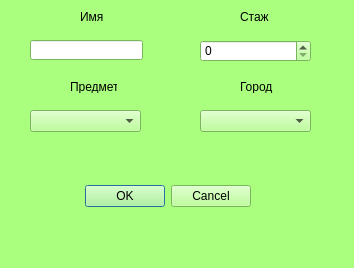
<?xml version="1.0" encoding="UTF-8"?>
<ui version="4.0">
 <class>prepodred</class>
 <widget class="QDialog" name="prepodred">
  <property name="geometry">
   <rect>
    <x>0</x>
    <y>0</y>
    <width>354</width>
    <height>268</height>
   </rect>
  </property>
  <property name="palette">
   <palette>
    <active>
     <colorrole role="WindowText">
      <brush brushstyle="SolidPattern">
       <color alpha="255">
        <red>0</red>
        <green>0</green>
        <blue>0</blue>
       </color>
      </brush>
     </colorrole>
     <colorrole role="Button">
      <brush brushstyle="SolidPattern">
       <color alpha="255">
        <red>170</red>
        <green>255</green>
        <blue>127</blue>
       </color>
      </brush>
     </colorrole>
     <colorrole role="Light">
      <brush brushstyle="SolidPattern">
       <color alpha="255">
        <red>255</red>
        <green>255</green>
        <blue>255</blue>
       </color>
      </brush>
     </colorrole>
     <colorrole role="Midlight">
      <brush brushstyle="SolidPattern">
       <color alpha="255">
        <red>212</red>
        <green>255</green>
        <blue>191</blue>
       </color>
      </brush>
     </colorrole>
     <colorrole role="Dark">
      <brush brushstyle="SolidPattern">
       <color alpha="255">
        <red>85</red>
        <green>127</green>
        <blue>63</blue>
       </color>
      </brush>
     </colorrole>
     <colorrole role="Mid">
      <brush brushstyle="SolidPattern">
       <color alpha="255">
        <red>113</red>
        <green>170</green>
        <blue>84</blue>
       </color>
      </brush>
     </colorrole>
     <colorrole role="Text">
      <brush brushstyle="SolidPattern">
       <color alpha="255">
        <red>0</red>
        <green>0</green>
        <blue>0</blue>
       </color>
      </brush>
     </colorrole>
     <colorrole role="BrightText">
      <brush brushstyle="SolidPattern">
       <color alpha="255">
        <red>255</red>
        <green>255</green>
        <blue>255</blue>
       </color>
      </brush>
     </colorrole>
     <colorrole role="ButtonText">
      <brush brushstyle="SolidPattern">
       <color alpha="255">
        <red>0</red>
        <green>0</green>
        <blue>0</blue>
       </color>
      </brush>
     </colorrole>
     <colorrole role="Base">
      <brush brushstyle="SolidPattern">
       <color alpha="255">
        <red>255</red>
        <green>255</green>
        <blue>255</blue>
       </color>
      </brush>
     </colorrole>
     <colorrole role="Window">
      <brush brushstyle="SolidPattern">
       <color alpha="255">
        <red>170</red>
        <green>255</green>
        <blue>127</blue>
       </color>
      </brush>
     </colorrole>
     <colorrole role="Shadow">
      <brush brushstyle="SolidPattern">
       <color alpha="255">
        <red>0</red>
        <green>0</green>
        <blue>0</blue>
       </color>
      </brush>
     </colorrole>
     <colorrole role="AlternateBase">
      <brush brushstyle="SolidPattern">
       <color alpha="255">
        <red>212</red>
        <green>255</green>
        <blue>191</blue>
       </color>
      </brush>
     </colorrole>
     <colorrole role="ToolTipBase">
      <brush brushstyle="SolidPattern">
       <color alpha="255">
        <red>255</red>
        <green>255</green>
        <blue>220</blue>
       </color>
      </brush>
     </colorrole>
     <colorrole role="ToolTipText">
      <brush brushstyle="SolidPattern">
       <color alpha="255">
        <red>0</red>
        <green>0</green>
        <blue>0</blue>
       </color>
      </brush>
     </colorrole>
    </active>
    <inactive>
     <colorrole role="WindowText">
      <brush brushstyle="SolidPattern">
       <color alpha="255">
        <red>0</red>
        <green>0</green>
        <blue>0</blue>
       </color>
      </brush>
     </colorrole>
     <colorrole role="Button">
      <brush brushstyle="SolidPattern">
       <color alpha="255">
        <red>170</red>
        <green>255</green>
        <blue>127</blue>
       </color>
      </brush>
     </colorrole>
     <colorrole role="Light">
      <brush brushstyle="SolidPattern">
       <color alpha="255">
        <red>255</red>
        <green>255</green>
        <blue>255</blue>
       </color>
      </brush>
     </colorrole>
     <colorrole role="Midlight">
      <brush brushstyle="SolidPattern">
       <color alpha="255">
        <red>212</red>
        <green>255</green>
        <blue>191</blue>
       </color>
      </brush>
     </colorrole>
     <colorrole role="Dark">
      <brush brushstyle="SolidPattern">
       <color alpha="255">
        <red>85</red>
        <green>127</green>
        <blue>63</blue>
       </color>
      </brush>
     </colorrole>
     <colorrole role="Mid">
      <brush brushstyle="SolidPattern">
       <color alpha="255">
        <red>113</red>
        <green>170</green>
        <blue>84</blue>
       </color>
      </brush>
     </colorrole>
     <colorrole role="Text">
      <brush brushstyle="SolidPattern">
       <color alpha="255">
        <red>0</red>
        <green>0</green>
        <blue>0</blue>
       </color>
      </brush>
     </colorrole>
     <colorrole role="BrightText">
      <brush brushstyle="SolidPattern">
       <color alpha="255">
        <red>255</red>
        <green>255</green>
        <blue>255</blue>
       </color>
      </brush>
     </colorrole>
     <colorrole role="ButtonText">
      <brush brushstyle="SolidPattern">
       <color alpha="255">
        <red>0</red>
        <green>0</green>
        <blue>0</blue>
       </color>
      </brush>
     </colorrole>
     <colorrole role="Base">
      <brush brushstyle="SolidPattern">
       <color alpha="255">
        <red>255</red>
        <green>255</green>
        <blue>255</blue>
       </color>
      </brush>
     </colorrole>
     <colorrole role="Window">
      <brush brushstyle="SolidPattern">
       <color alpha="255">
        <red>170</red>
        <green>255</green>
        <blue>127</blue>
       </color>
      </brush>
     </colorrole>
     <colorrole role="Shadow">
      <brush brushstyle="SolidPattern">
       <color alpha="255">
        <red>0</red>
        <green>0</green>
        <blue>0</blue>
       </color>
      </brush>
     </colorrole>
     <colorrole role="AlternateBase">
      <brush brushstyle="SolidPattern">
       <color alpha="255">
        <red>212</red>
        <green>255</green>
        <blue>191</blue>
       </color>
      </brush>
     </colorrole>
     <colorrole role="ToolTipBase">
      <brush brushstyle="SolidPattern">
       <color alpha="255">
        <red>255</red>
        <green>255</green>
        <blue>220</blue>
       </color>
      </brush>
     </colorrole>
     <colorrole role="ToolTipText">
      <brush brushstyle="SolidPattern">
       <color alpha="255">
        <red>0</red>
        <green>0</green>
        <blue>0</blue>
       </color>
      </brush>
     </colorrole>
    </inactive>
    <disabled>
     <colorrole role="WindowText">
      <brush brushstyle="SolidPattern">
       <color alpha="255">
        <red>85</red>
        <green>127</green>
        <blue>63</blue>
       </color>
      </brush>
     </colorrole>
     <colorrole role="Button">
      <brush brushstyle="SolidPattern">
       <color alpha="255">
        <red>170</red>
        <green>255</green>
        <blue>127</blue>
       </color>
      </brush>
     </colorrole>
     <colorrole role="Light">
      <brush brushstyle="SolidPattern">
       <color alpha="255">
        <red>255</red>
        <green>255</green>
        <blue>255</blue>
       </color>
      </brush>
     </colorrole>
     <colorrole role="Midlight">
      <brush brushstyle="SolidPattern">
       <color alpha="255">
        <red>212</red>
        <green>255</green>
        <blue>191</blue>
       </color>
      </brush>
     </colorrole>
     <colorrole role="Dark">
      <brush brushstyle="SolidPattern">
       <color alpha="255">
        <red>85</red>
        <green>127</green>
        <blue>63</blue>
       </color>
      </brush>
     </colorrole>
     <colorrole role="Mid">
      <brush brushstyle="SolidPattern">
       <color alpha="255">
        <red>113</red>
        <green>170</green>
        <blue>84</blue>
       </color>
      </brush>
     </colorrole>
     <colorrole role="Text">
      <brush brushstyle="SolidPattern">
       <color alpha="255">
        <red>85</red>
        <green>127</green>
        <blue>63</blue>
       </color>
      </brush>
     </colorrole>
     <colorrole role="BrightText">
      <brush brushstyle="SolidPattern">
       <color alpha="255">
        <red>255</red>
        <green>255</green>
        <blue>255</blue>
       </color>
      </brush>
     </colorrole>
     <colorrole role="ButtonText">
      <brush brushstyle="SolidPattern">
       <color alpha="255">
        <red>85</red>
        <green>127</green>
        <blue>63</blue>
       </color>
      </brush>
     </colorrole>
     <colorrole role="Base">
      <brush brushstyle="SolidPattern">
       <color alpha="255">
        <red>170</red>
        <green>255</green>
        <blue>127</blue>
       </color>
      </brush>
     </colorrole>
     <colorrole role="Window">
      <brush brushstyle="SolidPattern">
       <color alpha="255">
        <red>170</red>
        <green>255</green>
        <blue>127</blue>
       </color>
      </brush>
     </colorrole>
     <colorrole role="Shadow">
      <brush brushstyle="SolidPattern">
       <color alpha="255">
        <red>0</red>
        <green>0</green>
        <blue>0</blue>
       </color>
      </brush>
     </colorrole>
     <colorrole role="AlternateBase">
      <brush brushstyle="SolidPattern">
       <color alpha="255">
        <red>170</red>
        <green>255</green>
        <blue>127</blue>
       </color>
      </brush>
     </colorrole>
     <colorrole role="ToolTipBase">
      <brush brushstyle="SolidPattern">
       <color alpha="255">
        <red>255</red>
        <green>255</green>
        <blue>220</blue>
       </color>
      </brush>
     </colorrole>
     <colorrole role="ToolTipText">
      <brush brushstyle="SolidPattern">
       <color alpha="255">
        <red>0</red>
        <green>0</green>
        <blue>0</blue>
       </color>
      </brush>
     </colorrole>
    </disabled>
   </palette>
  </property>
  <property name="windowTitle">
   <string>Преподаватель</string>
  </property>
  <widget class="QDialogButtonBox" name="buttonBox">
   <property name="geometry">
    <rect>
     <x>-90</x>
     <y>180</y>
     <width>341</width>
     <height>32</height>
    </rect>
   </property>
   <property name="orientation">
    <enum>Qt::Horizontal</enum>
   </property>
   <property name="standardButtons">
    <set>QDialogButtonBox::Cancel|QDialogButtonBox::Ok</set>
   </property>
  </widget>
  <widget class="QLineEdit" name="lineEdit">
   <property name="geometry">
    <rect>
     <x>30</x>
     <y>40</y>
     <width>113</width>
     <height>20</height>
    </rect>
   </property>
  </widget>
  <widget class="QComboBox" name="comboBox">
   <property name="geometry">
    <rect>
     <x>30</x>
     <y>110</y>
     <width>111</width>
     <height>22</height>
    </rect>
   </property>
  </widget>
  <widget class="QComboBox" name="comboBox_2">
   <property name="geometry">
    <rect>
     <x>200</x>
     <y>110</y>
     <width>111</width>
     <height>22</height>
    </rect>
   </property>
  </widget>
  <widget class="QLabel" name="label">
   <property name="geometry">
    <rect>
     <x>80</x>
     <y>10</y>
     <width>47</width>
     <height>13</height>
    </rect>
   </property>
   <property name="text">
    <string>Имя</string>
   </property>
  </widget>
  <widget class="QLabel" name="label_2">
   <property name="geometry">
    <rect>
     <x>240</x>
     <y>10</y>
     <width>47</width>
     <height>13</height>
    </rect>
   </property>
   <property name="text">
    <string>Стаж</string>
   </property>
  </widget>
  <widget class="QLabel" name="label_3">
   <property name="geometry">
    <rect>
     <x>70</x>
     <y>80</y>
     <width>47</width>
     <height>13</height>
    </rect>
   </property>
   <property name="text">
    <string>Предмет</string>
   </property>
  </widget>
  <widget class="QLabel" name="label_4">
   <property name="geometry">
    <rect>
     <x>240</x>
     <y>80</y>
     <width>47</width>
     <height>13</height>
    </rect>
   </property>
   <property name="text">
    <string>Город</string>
   </property>
  </widget>
  <widget class="QSpinBox" name="spinBox">
   <property name="geometry">
    <rect>
     <x>200</x>
     <y>40</y>
     <width>111</width>
     <height>22</height>
    </rect>
   </property>
  </widget>
 </widget>
 <resources/>
 <connections>
  <connection>
   <sender>buttonBox</sender>
   <signal>rejected()</signal>
   <receiver>prepodred</receiver>
   <slot>reject()</slot>
   <hints>
    <hint type="sourcelabel">
     <x>316</x>
     <y>260</y>
    </hint>
    <hint type="destinationlabel">
     <x>286</x>
     <y>274</y>
    </hint>
   </hints>
  </connection>
  <connection>
   <sender>buttonBox</sender>
   <signal>accepted()</signal>
   <receiver>prepodred</receiver>
   <slot>accept()</slot>
   <hints>
    <hint type="sourcelabel">
     <x>248</x>
     <y>254</y>
    </hint>
    <hint type="destinationlabel">
     <x>157</x>
     <y>274</y>
    </hint>
   </hints>
  </connection>
 </connections>
</ui>
